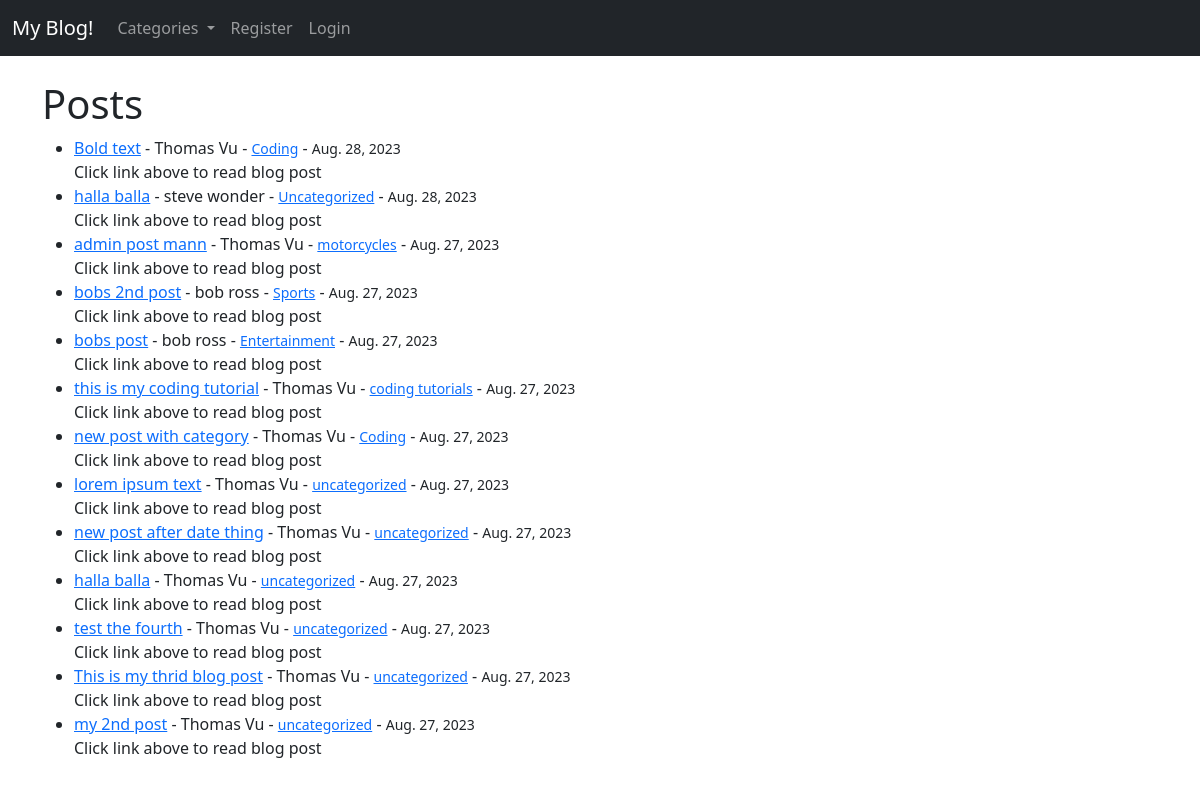
The app's page /, older data.
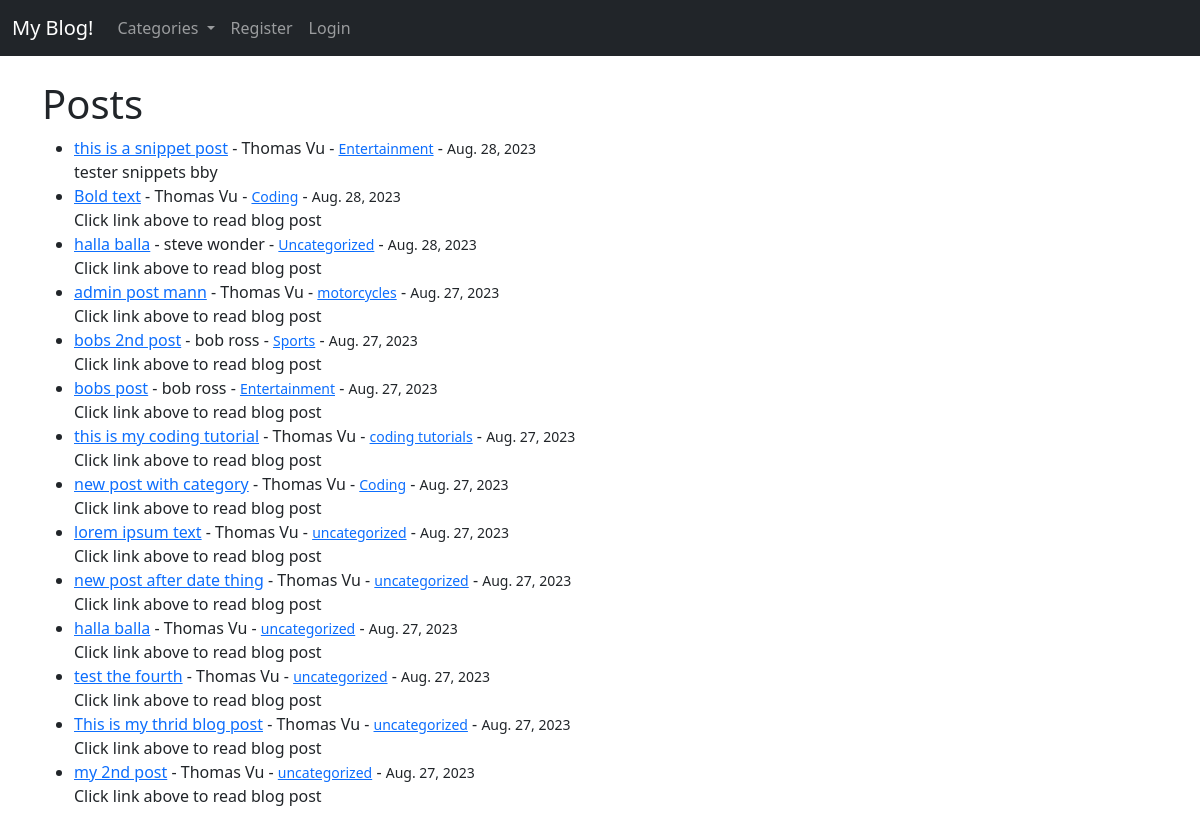
The same page, newer data.
### theblog/models.py (models this page shows, shortened)
class Post(models.Model):
    title = models.CharField(max_length=255)
    title_tag = models.CharField(max_length=255)
    author = models.ForeignKey(User, on_delete=models.CASCADE)
    body = RichTextField(blank=True, null=True)
    post_date = models.DateField(auto_now_add=True)
    category = models.CharField(max_length=255, default='uncategorized')
    snippet = models.CharField(max_length=255)
    likes = models.ManyToManyField(User, related_name='blog_posts')

### theblog/views.py (the view)
# urls.py: path('', HomeView.as_view(), name="home"),
class HomeView(ListView):
    model = Post
    template_name = 'home.html'
    cats = Category.objects.all()
    ordering = ['-post_date', '-id']
    def get_context_data(self, *args, **kwargs):
        cat_menu = Category.objects.all()
        context = super(HomeView, self).get_context_data(*args, **kwargs)
        context["cat_menu"] = cat_menu
        return context

### theblog/models.py (called while the page is built)
    def __str__(self) -> str:
        return self.name

### theblog/templates/home.html (shortened to what this page needs)
{% extends 'base.html' %}
{% block content %}
<h1>Posts</h1>
<ul>
{% for post in object_list %}
    <li><a href="{% url 'article-detail' post.pk %}">{{ post.title }}</a> - {{ post.author.first_name }} {{ post.author.last_name }}
        - <a href="{% url 'category' post.category|slugify %}"><small>{{ post.category }}</small></a>
        - <small>{{ post.post_date }}</small>
        <br/>
        {{ post.snippet }}</li>
{% endfor %}
</ul>
{% endblock %}

### theblog/templates/base.html (shortened to what this page needs)
<!doctype html>
<html lang="en">
  <head>
    <link href="https://cdn.jsdelivr.net/npm/bootstrap@5.3.1/dist/css/bootstrap.min.css" rel="stylesheet">
  </head>
  <body>
    <nav class="navbar navbar-expand-lg navbar-dark bg-dark">
        <div class="container-fluid">
          <a class="navbar-brand" href="{% url 'home' %}">My Blog!</a>
          <div class="collapse navbar-collapse" id="navbarSupportedContent">
            <ul class="navbar-nav me-auto mb-2 mb-lg-0">
              {% if cat_menu %}
              <li class="nav-item dropdown">
                <a class="nav-link dropdown-toggle" href="#" role="button" data-bs-toggle="dropdown" aria-expanded="false">
                  Categories
                </a>
              </li>
              {% else %}
              <li class="nav-item">
                <a class="nav-link" href="{% url 'category_list' %}">Categories</a>
              </li>
              {% endif %}
              {% if user.is_authenticated %}
                <li class="nav-item">
                  <a class="nav-link" href="{% url 'add_post' %}">Add Post</a>
                </li>
                <li class="nav-item">
                  <a class="nav-link" href="{% url 'add_category' %}">Add Category</a>
                </li>
                <li class="nav-item">
                  <a class="nav-link" href="{% url 'edit_profile' %}">Edit Profile</a>
                </li>
                <li class="nav-item">
                  <a class="nav-link" href="{% url 'logout' %}">Logout</a>
                </li>
              {% else %}
              <li class="nav-item">
                <a class="nav-link" href="{% url 'register' %}">Register</a>
              </li>
              <li class="nav-item">
                <a class="nav-link" href="{% url 'login' %}">Login</a>
              </li>
              {% endif %}
            </ul>
          </div>
        </div>
      </nav>
    <br/>
    <div class="container">
        {% block content %}
        {% endblock %}
    </div>
  </body>
</html>

Row changes from the older to the newer data that the page shows:
added Post: title "this is a snippet post", author.first_name "Thomas", author.last_name "Vu", category "Entertainment", post_date "Aug. 28, 2023", snippet "tester snippets bby"
